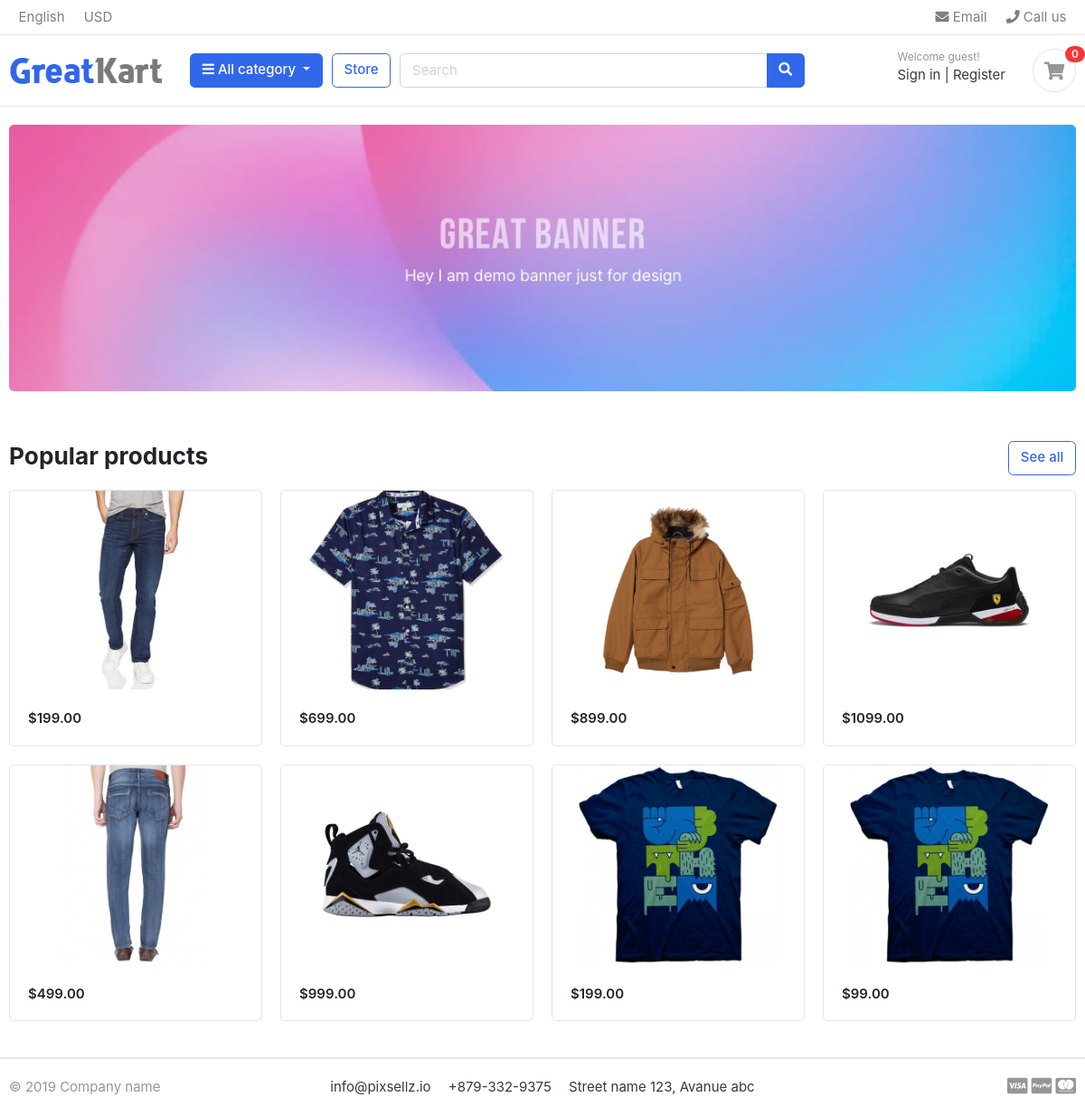
The page / on the database its author committed.
### store/models.py (models this page shows, shortened)
class Product(models.Model):
    product_name    = models.CharField(max_length=200, unique=True)
    slug            = models.SlugField(max_length=200, unique=True)
    description     = models.TextField(max_length=500, blank=True)
    price           = models.IntegerField()
    images          = models.ImageField(upload_to='photos/products')
    stock           = models.IntegerField()
    is_available    = models.BooleanField(default=False)
    category        = models.ForeignKey(Category, on_delete=models.CASCADE)
    created_date    = models.DateTimeField(auto_now_add=True)
    modified_date   = models.DateTimeField(auto_now=True)

### greatkart/views.py (the view)
# urls.py: 2. Add a URL to urlpatterns:  path('', views.home, name='home')
def home(request):
    products = Product.objects.all().filter(is_available=True)
    context = {
        'products': products,
    }
    return render(request, 'home.html', context)

### templates/home.html (shortened to what this page needs)
{% extends 'base.html' %}
{% load static %}
{% block content %}
<section class="section-intro padding-y-sm">
<div class="container">
<div class="intro-banner-wrap">
	<img src="{% static 'images/banners/1.jpg' %}" class="img-fluid rounded">
</div>
</div>
</section>
<section class="section-name padding-y-sm">
<div class="container">
<header class="section-heading">
	<a href="./store.html" class="btn btn-outline-primary float-right">See all</a>
	<h3 class="section-title">Popular products</h3>
</header>
<div class="row">
	{% for product in products  %}
	<div class="col-md-3">
		<div class="card card-product-grid">
			<a href="./product-detail.html" class="img-wrap"> <img src="{{ product.images.url}}"> </a>
			<figcaption class="info-wrap">
				<div class="price mt-1">${{ product.price }}.00</div>
			</figcaption>
		</div>
	</div>
	{% endfor %}
	</div>
</div>
</section>
</body>
</html>
{% endblock %}

### greatkart/static/css/ui.css (style rules this page uses)
html { font-family: "Inter", sans-serif; font-size: 15px; }
.img-wrap { text-align: center; display: block; }
.img-wrap img { max-width: 100%; }
.padding-y-sm { padding-top: 20px; padding-bottom: 20px; }
.section-heading { margin-bottom: 20px; margin-top: 15px; }
.section-title { color: #212529; }
[class*=card-product] .img-wrap { overflow: hidden; position: relative; }
[class*=card-product] .img-wrap img { height: 100%; max-width: 100%; width: auto; display: inline-block; -o-object-fit: cover; object-fit: cover; }
.card-product-grid { margin-bottom: 20px; }
.card-product-grid .img-wrap { border-radius: 0.2rem 0.2rem 0 0; height: 220px; }
.card-product-grid .info-wrap { overflow: hidden; padding: 18px 20px; }
.card .img-wrap { overflow: hidden; }
.price { font-weight: 600; color: #212529; }

### rows shown on the page
Product: images (picture), price "199"
Product: images (picture), price "699"
Product: images (picture), price "899"
Product: images (picture), price "1099"
Product: images (picture), price "499"
Product: images (picture), price "999"
Product: images (picture), price "199"
Product: images (picture), price "99"
